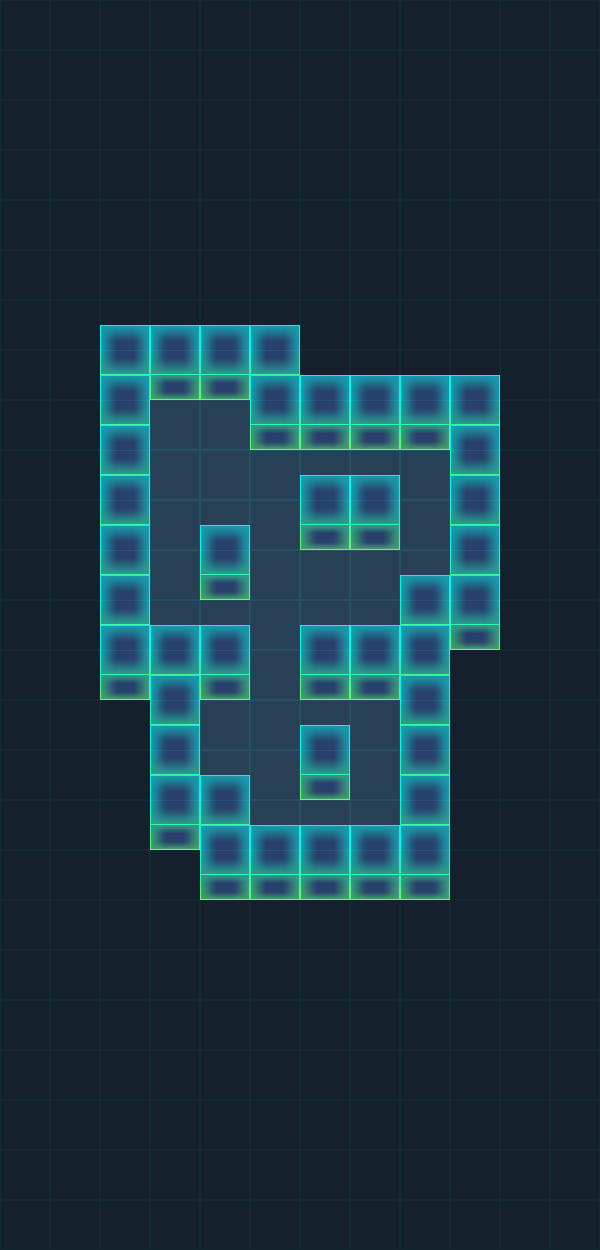

This is a level from a 2D game, rendered from its Tiled map with the project's own tilesets. A one-line summary and the complete map file follow:
An orthogonal 12x25 tile map with 50x50 px tiles, 4 tile layers (BG, WallBottom, Play, WallUp) and 7 objects (Hero, M1, M2, End).

<map version="1.0" orientation="orthogonal" renderorder="right-down" width="12" height="25" tilewidth="50" tileheight="50" nextobjectid="24">
 <tileset firstgid="1" source="tiles.tsx" />
 <layer name="BG" width="12" height="25">
  <data encoding="csv">
6,6,6,6,6,6,6,6,6,6,6,6,
6,6,6,6,6,6,6,6,6,6,6,6,
6,6,6,6,6,6,6,6,6,6,6,6,
6,6,6,6,6,6,6,6,6,6,6,6,
6,6,6,6,6,6,6,6,6,6,6,6,
6,6,6,6,6,6,6,6,6,6,6,6,
6,6,6,6,6,6,6,6,6,6,6,6,
6,6,6,6,6,6,6,6,6,6,6,6,
6,6,6,5,5,6,6,6,6,6,6,6,
6,6,6,5,5,5,5,5,5,6,6,6,
6,6,6,5,5,5,6,6,5,6,6,6,
6,6,6,5,6,5,5,5,5,6,6,6,
6,6,6,5,5,5,5,5,6,6,6,6,
6,6,6,6,6,5,6,6,6,6,6,6,
6,6,6,6,5,5,5,5,6,6,6,6,
6,6,6,6,5,5,6,5,6,6,6,6,
6,6,6,6,6,5,5,5,6,6,6,6,
6,6,6,6,6,6,6,6,6,6,6,6,
6,6,6,6,6,6,6,6,6,6,6,6,
6,6,6,6,6,6,6,6,6,6,6,6,
6,6,6,6,6,6,6,6,6,6,6,6,
6,6,6,6,6,6,6,6,6,6,6,6,
6,6,6,6,6,6,6,6,6,6,6,6,
6,6,6,6,6,6,6,6,6,6,6,6,
6,6,6,6,6,6,6,6,6,6,6,6
</data>
 </layer>
 <layer name="WallBottom" width="12" height="25">
  <data encoding="csv">
0,0,0,0,0,0,0,0,0,0,0,0,
0,0,0,0,0,0,0,0,0,0,0,0,
0,0,0,0,0,0,0,0,0,0,0,0,
0,0,0,0,0,0,0,0,0,0,0,0,
0,0,0,0,0,0,0,0,0,0,0,0,
0,0,0,0,0,0,0,0,0,0,0,0,
0,0,3,3,3,3,0,0,0,0,0,0,
0,0,4,2,2,4,3,3,3,3,0,0,
0,0,4,0,0,2,2,2,2,4,0,0,
0,0,4,0,0,0,0,0,0,4,0,0,
0,0,4,0,0,0,2,2,0,4,0,0,
0,0,4,0,2,0,0,0,0,4,0,0,
0,0,4,0,0,0,0,0,4,2,0,0,
0,0,2,4,2,0,2,2,4,0,0,0,
0,0,0,4,0,0,0,0,4,0,0,0,
0,0,0,4,0,0,2,0,4,0,0,0,
0,0,0,2,4,0,0,0,4,0,0,0,
0,0,0,0,2,2,2,2,2,0,0,0,
0,0,0,0,0,0,0,0,0,0,0,0,
0,0,0,0,0,0,0,0,0,0,0,0,
0,0,0,0,0,0,0,0,0,0,0,0,
0,0,0,0,0,0,0,0,0,0,0,0,
0,0,0,0,0,0,0,0,0,0,0,0,
0,0,0,0,0,0,0,0,0,0,0,0,
0,0,0,0,0,0,0,0,0,0,0,0
</data>
 </layer>
 <objectgroup name="Star">
  <object id="5" x="212" y="405.667" width="31.6667" height="34" />
  <object id="16" x="202.666" y="716.666" width="29.3333" height="25.3333" />
  <object id="17" x="405.667" y="557.667" width="26.6667" height="28" />
 </objectgroup>
 <objectgroup name="Coin" />
 <objectgroup name="Actor">
  <object id="1" name="Hero" x="272" y="466.333" width="8.333" height="10">
   <ellipse />
  </object>
  <object id="2" name="M1" x="369.667" y="78.3333" width="10" height="10">
   <ellipse />
  </object>
  <object id="3" name="M2" x="467" y="83" width="10" height="10">
   <ellipse />
  </object>
  <object id="15" name="End" x="320.333" y="624.333" width="10" height="10">
   <ellipse />
  </object>
 </objectgroup>
 <layer name="Play" width="12" height="25">
  <data encoding="csv">
0,0,0,0,0,0,0,0,0,0,0,0,
0,0,0,0,0,0,0,0,0,0,0,0,
0,0,0,0,0,0,0,0,0,0,0,0,
0,0,0,0,0,0,0,0,0,0,0,0,
0,0,0,0,0,0,0,0,0,0,0,0,
0,0,0,0,0,0,0,0,0,0,0,0,
0,0,0,0,0,0,0,0,0,0,0,0,
0,0,0,0,0,0,0,0,0,0,0,0,
0,0,0,0,0,0,0,0,0,0,0,0,
0,0,0,0,0,0,0,0,0,0,0,0,
0,0,0,0,0,0,0,0,0,0,0,0,
0,0,0,0,0,0,0,0,0,0,0,0,
0,0,0,0,0,0,0,0,0,0,0,0,
0,0,0,0,0,0,0,0,0,0,0,0,
0,0,0,0,0,0,0,0,0,0,0,0,
0,0,0,0,0,0,0,0,0,0,0,0,
0,0,0,0,0,0,0,0,0,0,0,0,
0,0,0,0,0,0,0,0,0,0,0,0,
0,0,0,0,0,0,0,0,0,0,0,0,
0,0,0,0,0,0,0,0,0,0,0,0,
0,0,0,0,0,0,0,0,0,0,0,0,
0,0,0,0,0,0,0,0,0,0,0,0,
0,0,0,0,0,0,0,0,0,0,0,0,
0,0,0,0,0,0,0,0,0,0,0,0,
0,0,0,0,0,0,0,0,0,0,0,0
</data>
 </layer>
 <layer name="WallUp" width="12" height="25">
  <data encoding="csv">
0,0,0,0,0,0,0,0,0,0,0,0,
0,0,0,0,0,0,0,0,0,0,0,0,
0,0,0,0,0,0,0,0,0,0,0,0,
0,0,0,0,0,0,0,0,0,0,0,0,
0,0,0,0,0,0,0,0,0,0,0,0,
0,0,0,0,0,0,0,0,0,0,0,0,
0,0,0,0,0,0,0,0,0,0,0,0,
0,0,0,0,0,0,0,0,0,0,0,0,
0,0,0,0,0,0,0,0,0,0,0,0,
0,0,0,0,0,0,1,1,0,0,0,0,
0,0,0,0,1,0,0,0,0,0,0,0,
0,0,0,0,0,0,0,0,1,0,0,0,
0,0,0,1,1,0,1,1,0,0,0,0,
0,0,0,0,0,0,0,0,0,0,0,0,
0,0,0,0,0,0,1,0,0,0,0,0,
0,0,0,0,1,0,0,0,0,0,0,0,
0,0,0,0,0,1,1,1,0,0,0,0,
0,0,0,0,0,0,0,0,0,0,0,0,
0,0,0,0,0,0,0,0,0,0,0,0,
0,0,0,0,0,0,0,0,0,0,0,0,
0,0,0,0,0,0,0,0,0,0,0,0,
0,0,0,0,0,0,0,0,0,0,0,0,
0,0,0,0,0,0,0,0,0,0,0,0,
0,0,0,0,0,0,0,0,0,0,0,0,
0,0,0,0,0,0,0,0,0,0,0,0
</data>
 </layer>
</map>
